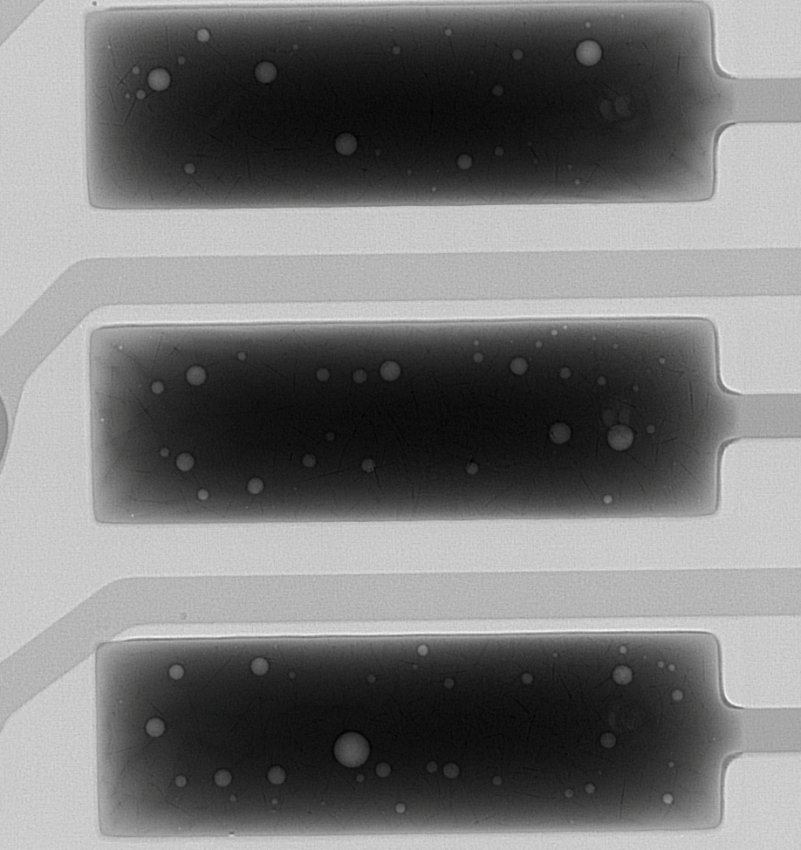
#> input picture opencv_projects/image_operations/test_data/BH.png, 801 x 850 px, found by its file name
$ jupyter execute edge_detection.ipynb   (shell and % lines are left out)
#> lines starting #> are read from the running program, lines starting #| are printed output that depends on the picture
[cell 1]
import numpy as np
import cv2
import matplotlib.pyplot as plt
#read the image
image = cv2.imread('/home/satyam/void_detection/images/BH.png')
#> image is the input picture: shape (850, 801, 3); mean B, G, R 119.9, 120, 119.9
#calculate the edges using Canny edge algorithm
edges = cv2.Canny(image,100,200)
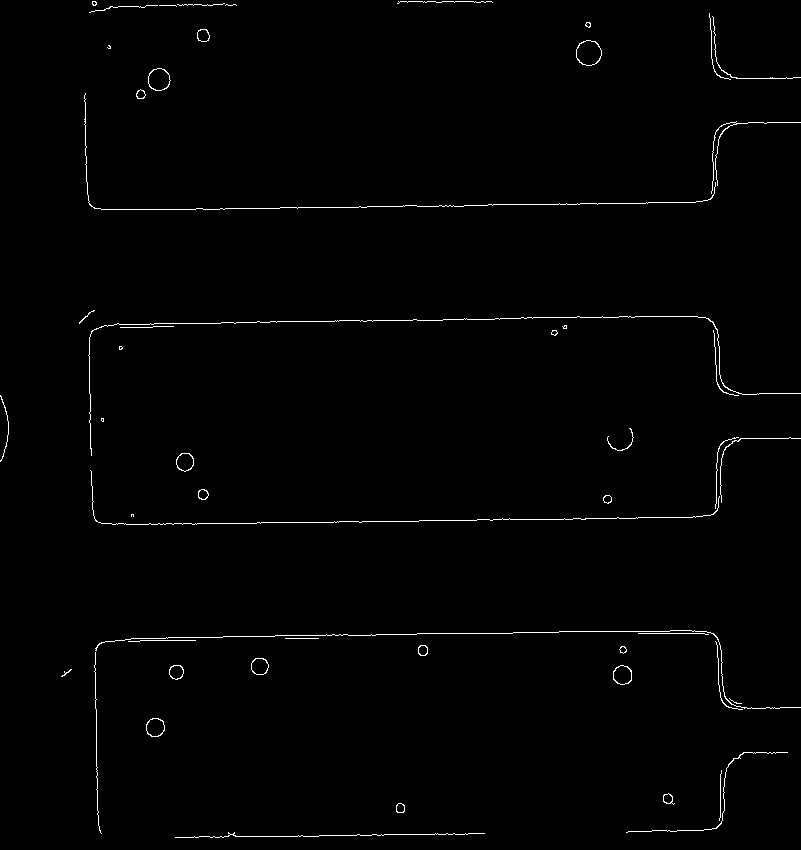
#> edges: shape (850, 801); 0.93% white in thin lines or dots
#plot the edges
plt.imshow(edges)
